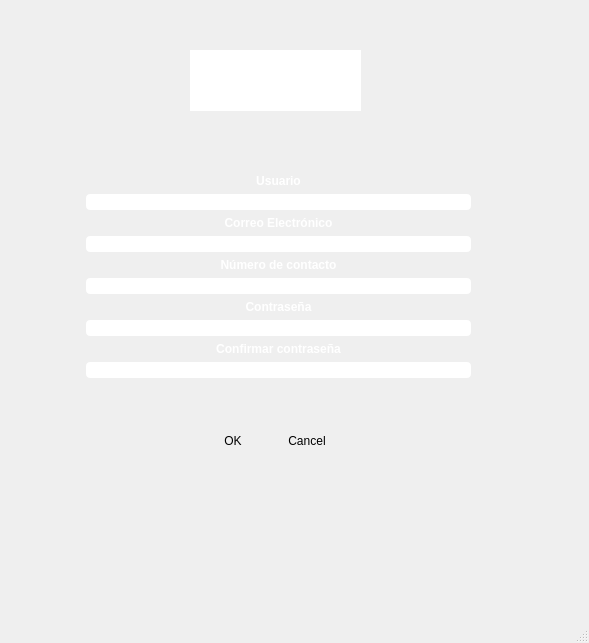
<?xml version="1.0" encoding="UTF-8"?>
<ui version="4.0">
 <class>MainWindow</class>
 <widget class="QMainWindow" name="MainWindow">
  <property name="geometry">
   <rect>
    <x>0</x>
    <y>0</y>
    <width>589</width>
    <height>643</height>
   </rect>
  </property>
  <property name="windowTitle">
   <string>MainWindow</string>
  </property>
  <property name="styleSheet">
   <string notr="true">background-color: &quot;#60ACE9&quot;;
</string>
  </property>
  <widget class="QWidget" name="centralwidget">
   <widget class="QWidget" name="formLayoutWidget">
    <property name="geometry">
     <rect>
      <x>80</x>
      <y>130</y>
      <width>391</width>
      <height>291</height>
     </rect>
    </property>
    <layout class="QFormLayout" name="formLayout">
     <property name="formAlignment">
      <set>Qt::AlignCenter</set>
     </property>
     <item row="0" column="1">
      <widget class="QLabel" name="usuarioLabel">
       <property name="styleSheet">
        <string notr="true">color: white; 
font: 75 10pt &quot;Candara&quot;;
</string>
       </property>
       <property name="text">
        <string>&lt;html&gt;&lt;head/&gt;&lt;body&gt;&lt;p&gt;&lt;span style=&quot; font-weight:600;&quot;&gt;Usuario&lt;/span&gt;&lt;/p&gt;&lt;/body&gt;&lt;/html&gt;</string>
       </property>
       <property name="alignment">
        <set>Qt::AlignCenter</set>
       </property>
      </widget>
     </item>
     <item row="1" column="1">
      <widget class="QLineEdit" name="usuarioLineEdit">
       <property name="styleSheet">
        <string notr="true">border-radius: 4px; 
border: 2px solid &quot;#E0E0E0&quot;;</string>
       </property>
       <property name="text">
        <string/>
       </property>
       <property name="alignment">
        <set>Qt::AlignCenter</set>
       </property>
      </widget>
     </item>
     <item row="2" column="1">
      <widget class="QLabel" name="correoElectronicoLabel">
       <property name="styleSheet">
        <string notr="true">color: white; 
font: 75 10pt &quot;Candara&quot;;</string>
       </property>
       <property name="text">
        <string>&lt;html&gt;&lt;head/&gt;&lt;body&gt;&lt;p&gt;&lt;span style=&quot; font-weight:600;&quot;&gt;Correo Electrónico&lt;/span&gt;&lt;/p&gt;&lt;/body&gt;&lt;/html&gt;</string>
       </property>
       <property name="alignment">
        <set>Qt::AlignCenter</set>
       </property>
      </widget>
     </item>
     <item row="3" column="1">
      <widget class="QLineEdit" name="correoElectronicoLineEdit">
       <property name="styleSheet">
        <string notr="true">border-radius: 4px; 
border: 2px solid &quot;#E0E0E0&quot;;</string>
       </property>
       <property name="alignment">
        <set>Qt::AlignCenter</set>
       </property>
      </widget>
     </item>
     <item row="4" column="1">
      <widget class="QLabel" name="numContactLabel">
       <property name="styleSheet">
        <string notr="true">color: white; 
font: 75 10pt &quot;Candara&quot;;</string>
       </property>
       <property name="text">
        <string>&lt;html&gt;&lt;head/&gt;&lt;body&gt;&lt;p&gt;&lt;span style=&quot; font-weight:600;&quot;&gt;Número de contacto&lt;/span&gt;&lt;/p&gt;&lt;/body&gt;&lt;/html&gt;</string>
       </property>
       <property name="alignment">
        <set>Qt::AlignCenter</set>
       </property>
      </widget>
     </item>
     <item row="5" column="1">
      <widget class="QLineEdit" name="numContactLineEdit">
       <property name="styleSheet">
        <string notr="true">border-radius: 4px; 
border: 2px solid &quot;#E0E0E0&quot;;</string>
       </property>
       <property name="alignment">
        <set>Qt::AlignCenter</set>
       </property>
      </widget>
     </item>
     <item row="6" column="1">
      <widget class="QLabel" name="contrasenaLabel">
       <property name="styleSheet">
        <string notr="true">color: white; 
font: 75 10pt &quot;Candara&quot;;</string>
       </property>
       <property name="text">
        <string>&lt;html&gt;&lt;head/&gt;&lt;body&gt;&lt;p&gt;&lt;span style=&quot; font-weight:600;&quot;&gt;Contraseña&lt;/span&gt;&lt;/p&gt;&lt;/body&gt;&lt;/html&gt;</string>
       </property>
       <property name="alignment">
        <set>Qt::AlignCenter</set>
       </property>
      </widget>
     </item>
     <item row="7" column="1">
      <widget class="QLineEdit" name="contrasenaLineEdit">
       <property name="styleSheet">
        <string notr="true">border-radius: 4px; 
border: 2px solid &quot;#E0E0E0&quot;;</string>
       </property>
       <property name="text">
        <string/>
       </property>
       <property name="echoMode">
        <enum>QLineEdit::Password</enum>
       </property>
       <property name="alignment">
        <set>Qt::AlignCenter</set>
       </property>
      </widget>
     </item>
     <item row="8" column="1">
      <widget class="QLabel" name="confContrasenaLabel">
       <property name="styleSheet">
        <string notr="true">color: white; 
font: 75 10pt &quot;Candara&quot;;</string>
       </property>
       <property name="text">
        <string>&lt;html&gt;&lt;head/&gt;&lt;body&gt;&lt;p&gt;&lt;span style=&quot; font-weight:600;&quot;&gt;Confirmar contraseña&lt;/span&gt;&lt;/p&gt;&lt;/body&gt;&lt;/html&gt;</string>
       </property>
       <property name="alignment">
        <set>Qt::AlignCenter</set>
       </property>
      </widget>
     </item>
     <item row="9" column="1">
      <widget class="QLineEdit" name="confContrasenaLineEdit">
       <property name="styleSheet">
        <string notr="true">border-radius: 4px; 
border: 2px solid &quot;#E0E0E0&quot;;</string>
       </property>
       <property name="text">
        <string/>
       </property>
       <property name="echoMode">
        <enum>QLineEdit::Password</enum>
       </property>
       <property name="alignment">
        <set>Qt::AlignCenter</set>
       </property>
      </widget>
     </item>
    </layout>
   </widget>
   <widget class="QDialogButtonBox" name="buttonBox">
    <property name="geometry">
     <rect>
      <x>190</x>
      <y>430</y>
      <width>156</width>
      <height>23</height>
     </rect>
    </property>
    <property name="styleSheet">
     <string notr="true">border-radius: 2px; 
background-color: &quot;#E0E0E0&quot;;
color: black; 
padding: 0px 20px 0px 20px; </string>
    </property>
    <property name="standardButtons">
     <set>QDialogButtonBox::Cancel|QDialogButtonBox::Ok</set>
    </property>
   </widget>
   <widget class="QTextEdit" name="textEdit">
    <property name="geometry">
     <rect>
      <x>190</x>
      <y>50</y>
      <width>171</width>
      <height>61</height>
     </rect>
    </property>
    <property name="styleSheet">
     <string notr="true">color: white; 
font: 75 10pt &quot;Candara&quot;;
border-radius: 5px; 
border: 1px solid &quot;#E0E0E0&quot;;</string>
    </property>
    <property name="html">
     <string>&lt;!DOCTYPE HTML PUBLIC &quot;-//W3C//DTD HTML 4.0//EN&quot; &quot;http://www.w3.org/TR/REC-html40/strict.dtd&quot;&gt;
&lt;html&gt;&lt;head&gt;&lt;meta name=&quot;qrichtext&quot; content=&quot;1&quot; /&gt;&lt;style type=&quot;text/css&quot;&gt;
p, li { white-space: pre-wrap; }
&lt;/style&gt;&lt;/head&gt;&lt;body style=&quot; font-family:'Candara'; font-size:10pt; font-weight:72; font-style:normal;&quot;&gt;
&lt;p align=&quot;center&quot; style=&quot; margin-top:0px; margin-bottom:0px; margin-left:0px; margin-right:0px; -qt-block-indent:0; text-indent:0px;&quot;&gt;&lt;span style=&quot; font-family:'MS Shell Dlg 2'; font-size:14pt; font-weight:600;&quot;&gt;Registro de Usuario&lt;/span&gt;&lt;/p&gt;&lt;/body&gt;&lt;/html&gt;</string>
    </property>
   </widget>
  </widget>
  <widget class="QMenuBar" name="menubar">
   <property name="geometry">
    <rect>
     <x>0</x>
     <y>0</y>
     <width>589</width>
     <height>21</height>
    </rect>
   </property>
  </widget>
  <widget class="QStatusBar" name="statusbar"/>
 </widget>
 <resources/>
 <connections/>
</ui>
